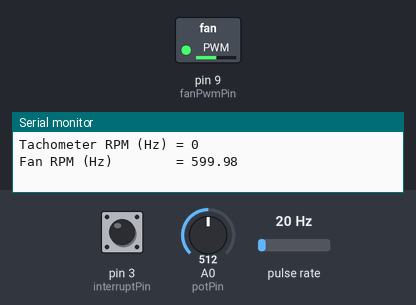
Simulated run of this sketch. Board: Arduino Uno, built with avr-gcc and run on an emulated ATmega328P. Shown: switched loads named in the sketch (green lamp = pin HIGH), the last lines printed to the serial monitor. Wiring (inferred from the names in the program): pulse sensor: data pin 8. Inputs (shaded band) come from the test bench; at power-on: A0 (potPin) = 512, pin 3 (interruptPin) HIGH, pulse rate 20 Hz.

Above: at 1.2 s.
1.3 s: A0 (potPin) set to 716
At 1.8 s:
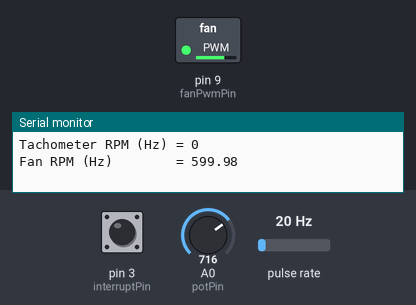
2.8 s: A0 (potPin) set to 900
At 4.0 s:
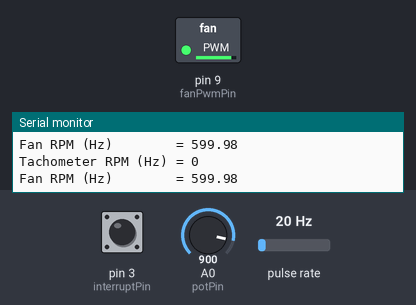
4.3 s: A0 (potPin) set to 122
At 5.2 s:
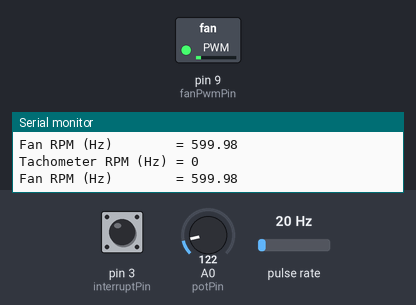
5.8 s: A0 (potPin) set to 0
At 6.4 s:
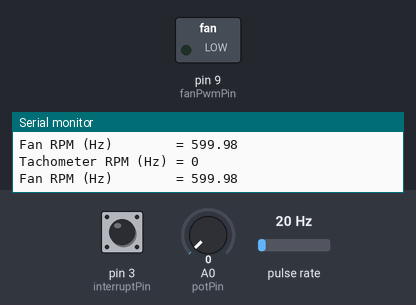
Timing chart, 0 to 8.3 s (numbered marks = the images above; inputs shaded):
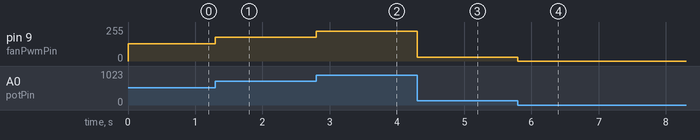

Measured:
- after the input at 1.3 s, pin 9 (fanPwmPin): 128/255 → 179/255 at once
- after the input at 2.8 s, pin 9 (fanPwmPin): 179/255 → 225/255 at once
- after the input at 4.3 s, pin 9 (fanPwmPin): 225/255 → 30/255 at once
- after the input at 5.8 s, pin 9 (fanPwmPin): 30/255 → 0/255 at once

The sketch:

tachometer.ino
```cpp
int interruptPin = 3;
long lastUpdateRpm = 0;
volatile long accumulator = 0;  // sum of last 8 revolution times，要注意這裡不能unsigned
volatile unsigned long lastPulseTime = 0;
volatile unsigned int revCount = 0;
unsigned int avgRpm = 0;

int fanPulseSensorPin = 8;
int fanPwmPin = 9;
int potPin = A0; // potientiometer
int p = 2; //風扇轉一圈有幾個pulse，TA350DC內部風扇有兩個pulse
int fakeFan_p = 1; //測試轉盤只有一個pulse

void setup() {
  Serial.begin(9600);
  //pinMode(interruptPin, INPUT_PULLUP); //或使用內部提升電阻20K (電阻大小會影響QRD1114 Sensor要感測的距離)
  pinMode(interruptPin, INPUT); //使用外部提升電阻10K
  attachInterrupt(digitalPinToInterrupt(interruptPin), tach_interrupt, FALLING);

  //pinMode(fanPulseSensorPin, INPUT_PULLUP); //使用內部電阻20K讀取資料不正常
  pinMode(fanPulseSensorPin, INPUT); //使用外部提升電阻10K
  pinMode(fanPwmPin, OUTPUT);
}

void loop() {

  int val = analogRead(potPin) / 4; // 1023 -> 255
  analogWrite(fanPwmPin, val);

  unsigned long pulseDuration = pulseIn(fanPulseSensorPin, LOW);
  double timeForOneRev = pulseDuration * p;
  double frequency = 1000000 / timeForOneRev / p;
  double rpm = 60 * frequency;

  if (millis() - lastUpdateRpm > 1000)
  {
    lastUpdateRpm = millis();
    avgRpm = 0;

    if (revCount > 0)
    {
      unsigned long avgPulseDuration = (accumulator>>3);
      double avgTimeForOneRev = avgPulseDuration * fakeFan_p;
      double avgFrequency = 1000000 / avgTimeForOneRev / fakeFan_p;

      avgRpm = 60 * avgFrequency;
    }

    Serial.print("Tachometer RPM (Hz) = ");
    Serial.println(avgRpm);

    Serial.print("Fan RPM (Hz)        = ");
    Serial.println(rpm);
    Serial.println();
    Serial.println();

    revCount = 0;
  }
}

void tach_interrupt()
{
  unsigned long usNow = micros();
  unsigned long pulseDuration = usNow - lastPulseTime;
  lastPulseTime = usNow;  // reset the clock

  // Accumulate the last 8 interrupt intervals
  accumulator -= (accumulator >> 3);
  accumulator += pulseDuration;
  revCount++;
}
```
